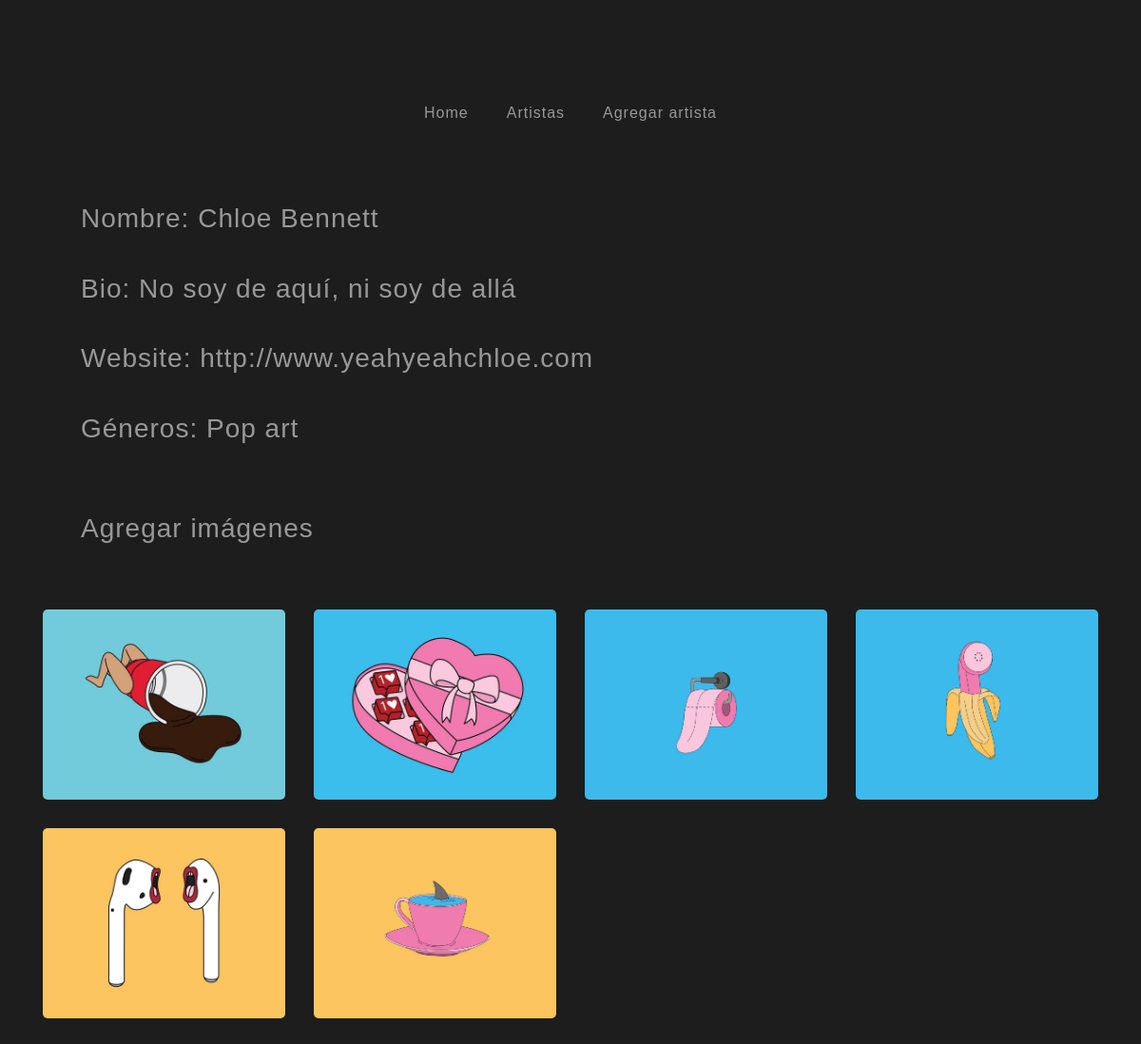
The app's page /catalogo/autores/1 with its own data.
### catalogo/models.py (models this page shows, shortened)
class Autores(models.Model):
    nombre = models.CharField(max_length=100)
    apellido = models.CharField(max_length=100)
    website = models.URLField(blank=True)
    bio = models.TextField(null=True, blank=True)
    genero = models.ManyToManyField(Genero, help_text='Género o técnica empleada...')
    fecha_publicado = models.DateTimeField(auto_now_add=True)
    class Meta:
        ordering = ['apellido', 'nombre']
        ordering = ['-fecha_publicado']

class Genero(models.Model):
    nombre = models.CharField(max_length=200, help_text='Género o técnica empleada...')
    def __str__(self):
        return self.nombre

class Pictures(models.Model):
    autor = models.ForeignKey(Autores, on_delete=models.CASCADE)
    titulo = models.CharField(max_length=200, null=True, blank=True)
    year = models.DecimalField('Año', max_digits=4, decimal_places=0, null=True)
    pictures = models.FileField(upload_to='pictures', blank=True)
    fecha_agregado = models.DateTimeField(auto_now_add=True, blank=True, null=True)
    class Meta:
        verbose_name_plural = 'Pictures'
        ordering = ['-fecha_agregado']

### catalogo/views.py (the view)
# urls.py: path('autores/<int:pk>', views.AutoresDetailView.as_view(), name='autores-detalle'),
class AutoresDetailView(generic.DetailView):
    model = Autores
    context_object_name = 'autor_detalle'
    template_name = 'catalogo/autores_detalle.html'

### catalogo/templates/catalogo/autores_detalle.html (shortened to what this page needs)
{% extends 'catalogo/base.html' %}
{% block titulo %}
  <br>
{% endblock %}
{% block content %}
<ul>
  <h3>Nombre: {{ autor_detalle.nombre }} {{ autor_detalle.apellido }}</h3>
  <h3>Bio: {{ autor_detalle.bio }}</h3>
  <h3>Website: <a target="_blank" rel="noopener noreferrer" href="{{autor_detalle.website}}">{{ autor_detalle.website }}</a></h3>
  <h3>Géneros: {% for genero in autor_detalle.genero.all %} {{ genero }}{% if not forloop.last %}, {% endif %}{% endfor %}</h3>
  <br>
  <h3><a href="{% url 'pictures_create' autor_detalle.id %}">Agregar imágenes</a></h3>
  <br>
</ul>
{% endblock %}
{% block galeria %}
  {% for pic in autor_detalle.pictures_set.all %}
  <div class="col-lg-3 col-md-4 col-xs-6 thumb">
    <a href="{% url 'pictures-detalle' pic.id %}" class="fancybox" rel="ligthbox">
      <img  src="/media/{{pic.pictures}}" class="zoom img-fluid "  alt="{{pic.titulo}}">
    </a>
  </div>
  {% endfor %}
{% endblock %}

### static/catalogo/css/styles.css (style rules this page uses)
body { background-color:#1d1d1d !important; font-family: "Asap", sans-serif; color:#989898; margin:10px; font-size:16px; line-height: 2; letter-spacing: 1px; }
h1, h2, h3, h4, h5 { margin: 0; padding: 20px 0; }
a { color:#989898; }
.thumb { margin-bottom: 30px; }
img.zoom { width: 100%; height: 200px; border-radius:5px; object-fit:cover; -webkit-transition: all .3s ease-in-out; -moz-transition: all .3s ease-in-out; -o-transition: all .3s ease-in-out; -ms-transition: all .3s ease-in-out; }

### records on screen
Autores: nombre "Chloe", apellido "Bennett", bio "No soy de aquí, ni soy de allá", website "http://www.yeahyeahchloe.com"
Genero: nombre "Pop art"
Pictures: pictures (picture)
Pictures: pictures (picture)
Pictures: pictures (picture)
Pictures: pictures (picture)
Pictures: pictures (picture)
Pictures: pictures (picture)
